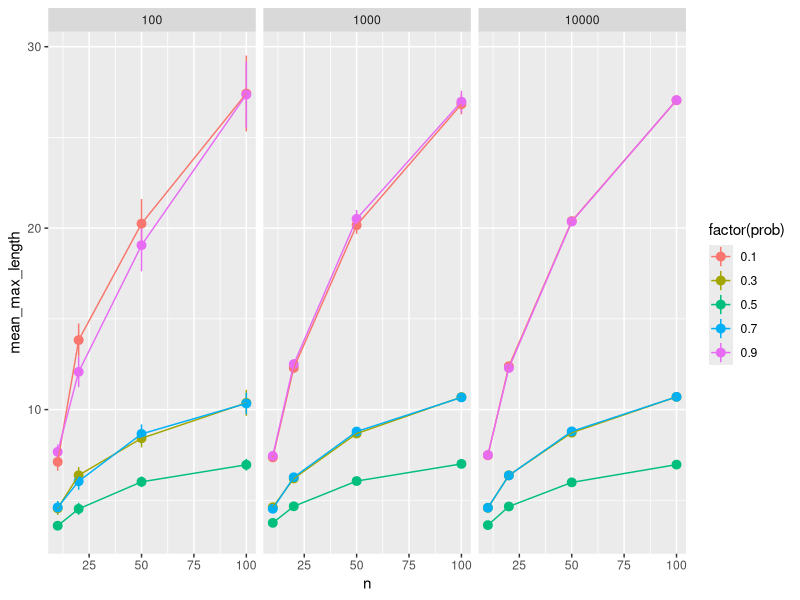

Reproduce this figure in R.
## ---- chunk 1
knitr::opts_chunk$set(echo = TRUE, results = "hide")
library(tidyverse)
set.seed(181871)
## ---- chunk 2
sim_coin_tosses <- function(n_sims, n, prob){
  # Simulates n_sims sequences of n coin tosses
  # with heads occuring with probability prob
  # fair, by default
  rerun(n_sims, 
    rbinom(n, size = 1, prob = prob))
}

max_run_length <- function(x){
  # Finds length of longest run in x
  max(rle(x)$lengths)
}

sim_run_lengths <- function(n_sims, n, prob = 0.5){
  # Returns length of longest run in n_sims sequences
  # of coin toss sequences of  n flips, where each flip
  # has prob p of being heads.
  sim_coin_tosses(n_sims, n, prob) %>% 
    map_dbl(~ max_run_length(.))
}
## ---- chunk 3
simulation_params_big <- list(
  n = c(10, 20, 50, 100), 
  prob = seq(0.1, 0.9, by = 0.2),
  n_sims = c(100, 1000, 10000)
)

runs_big <- cross_df(simulation_params_big)
## ---- chunk 4
runs_big <- runs_big %>% 
  mutate(
    run_lengths = pmap(list(n = n, prob = prob, n_sims = n_sims), 
      sim_run_lengths)) 
## ---- chunk 5
runs_big <- runs_big %>% 
  mutate(
    mean_max_length = map_dbl(run_lengths, mean),
    sd_max_length = map_dbl(run_lengths, sd)
  )
## ---- chunk 6
runs_big %>% 
  ggplot(aes(x = n, y = mean_max_length, color = factor(prob))) +
    geom_pointrange(aes(
      ymin = mean_max_length - 1.96*sd_max_length/sqrt(n_sims),
      ymax = mean_max_length + 1.96*sd_max_length/sqrt(n_sims))) +
    geom_line()  +
  facet_wrap(~ n_sims)
